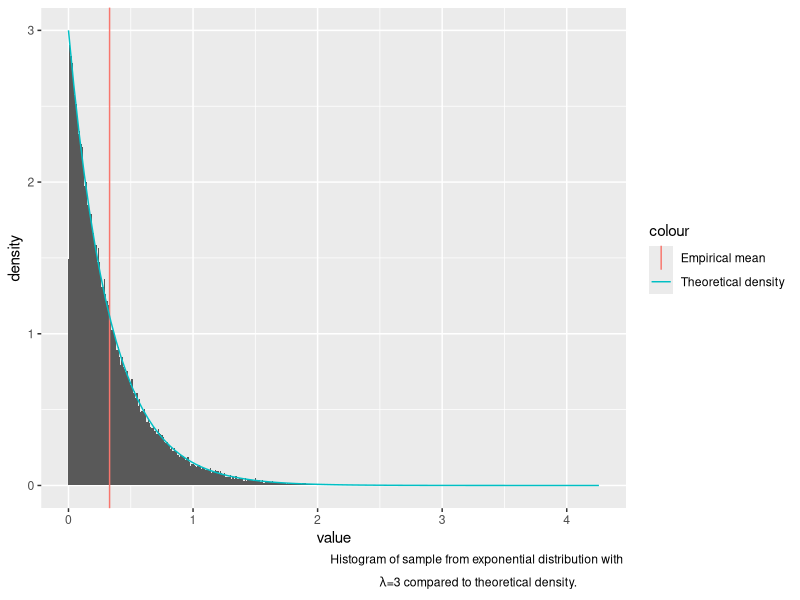
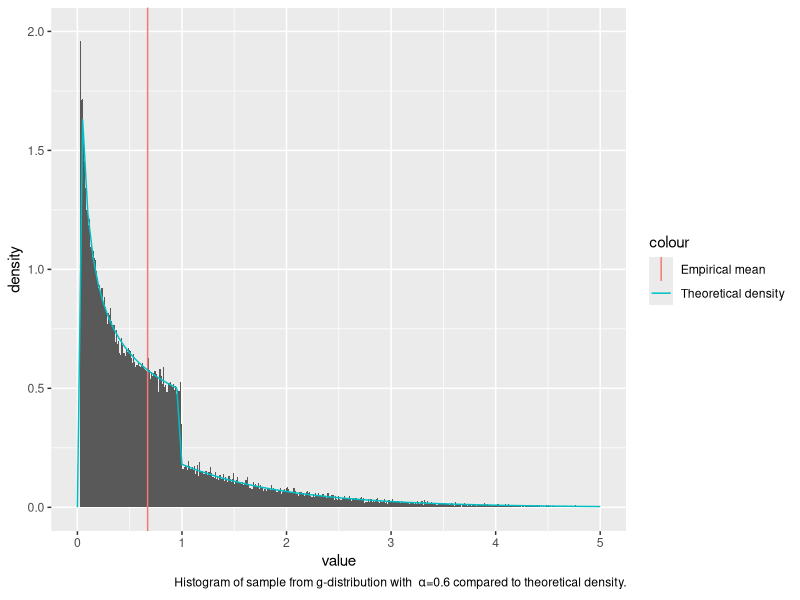
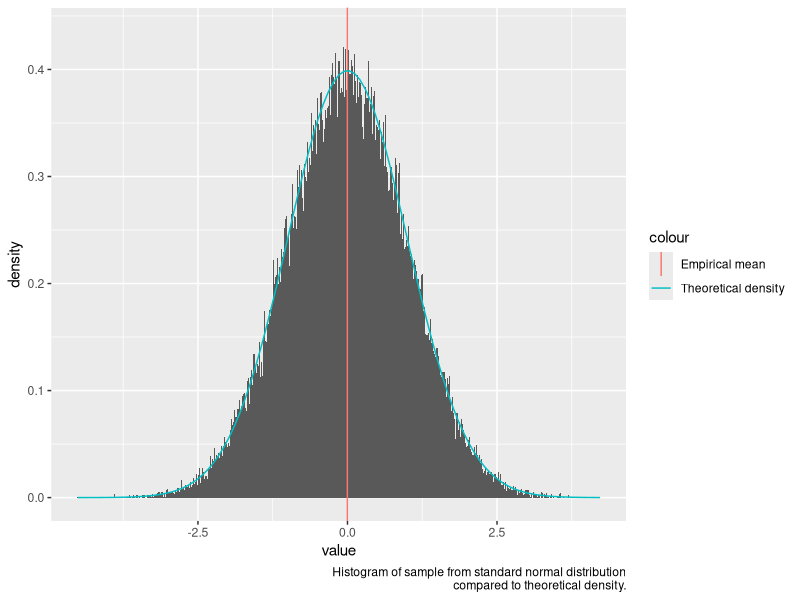
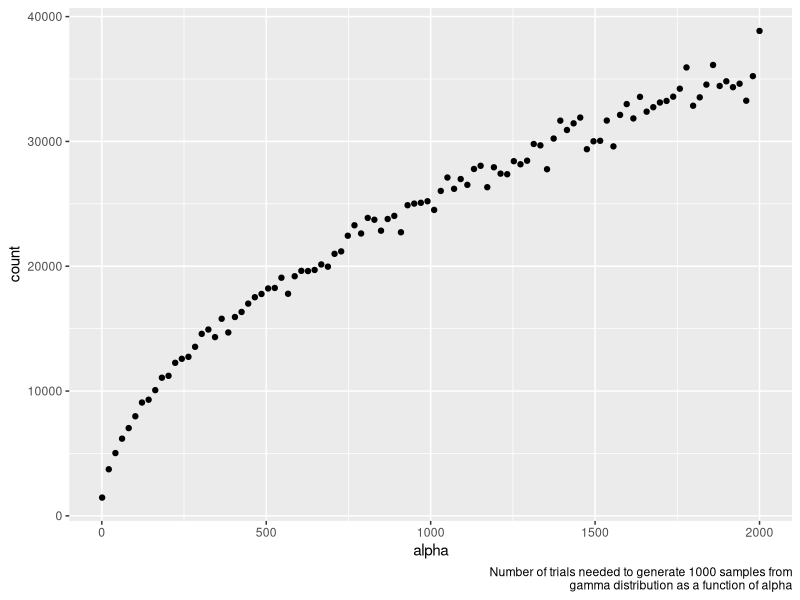
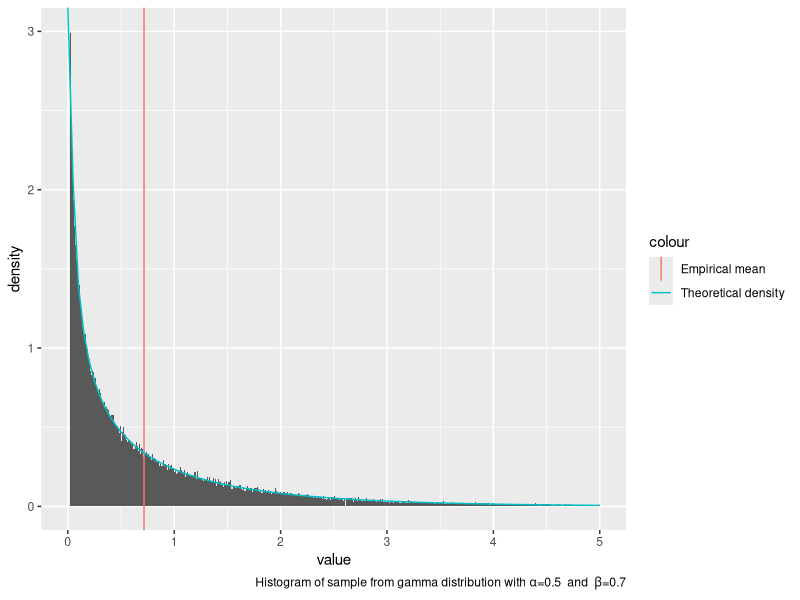
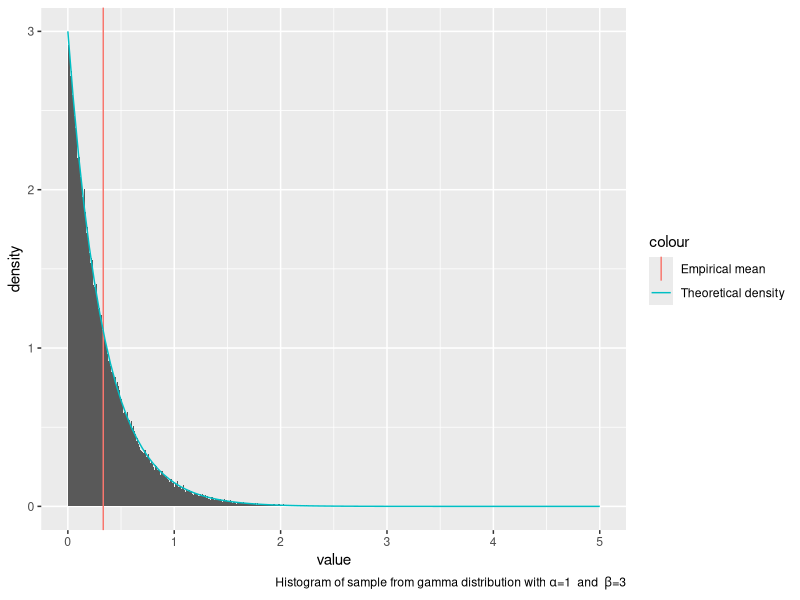
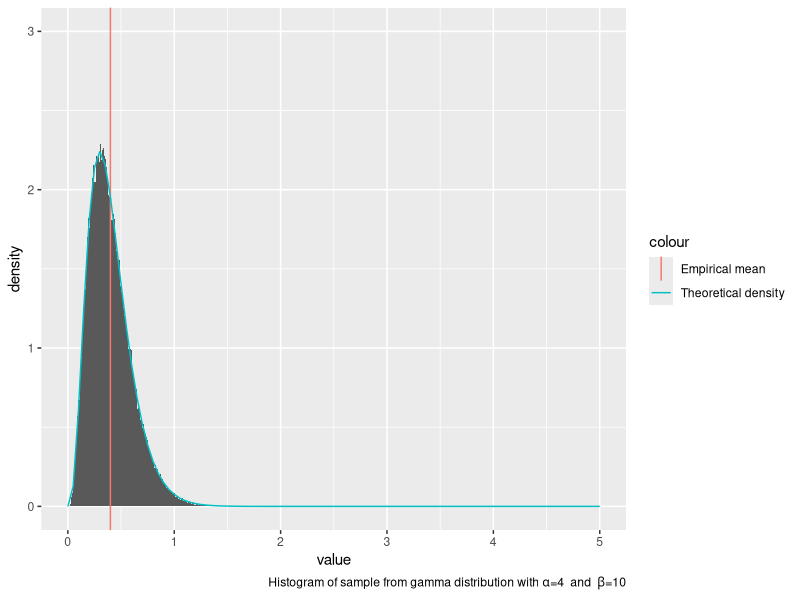
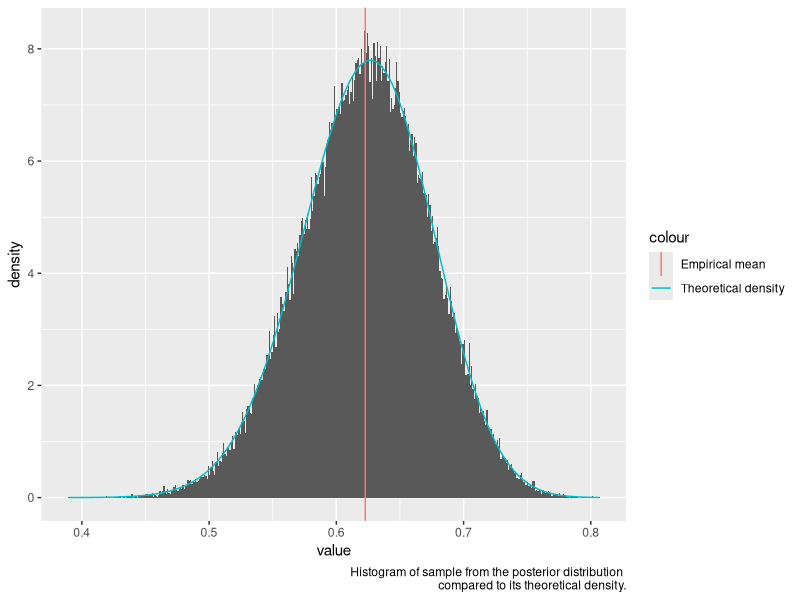

The R source for these figures, in order:
## ---- chunk 1
knitr::opts_chunk$set(echo = TRUE)
## ---- chunk 2
library(tidyverse)
## ---- chunk 3
#This function returns a vector of n independent samples from the exponential distribution
#with rate parameter lam, generated from the inverse cumulative distribution. 
random.exp <- function(n,lam){
  return(-1/lam * log(runif(n)))
}
## ---- chunk 4
#Function for comparing empirical mean and variance with theoretical values
#n=number of samples, func=sampling function, arg=arguments to func
#amean and avar=analytical mean and variance
test.function <- function(n,func,arg,amean,avar){
  exs.sample=func(n,arg)
  cat("Empirical mean:", mean(exs.sample), "Analytical mean:",amean, "\n")
  cat("Empirical variance:", var(exs.sample), "Analytical variance:",avar,"\n")
}

#Make histogram of sample
lam <- 3
sample.exp <- enframe(random.exp(100000,lam))

ggplot() +
  geom_histogram(
    data = data.frame(sample.exp),
    mapping = aes(x=value, y=..density..),
    binwidth = 0.01
  ) +
  geom_vline(
    aes(xintercept=mean(sample.exp$value),
        col='Empirical mean')
  ) +
  stat_function(
    fun = dexp,
    args = list(rate=lam),
    aes(col='Theoretical density')
  ) +
  labs(
    caption = expression(atop("Histogram of sample from exponential distribution with ",
                         paste(lambda*"=3 compared to theoretical density.")))
  )
## ---- chunk 5
test.function(10000,random.exp,lam,1/lam,1/lam^2)

## ---- chunk 6

#Function for normalising constant in g distribution given parameter a (=alpha).
c.g <- function(a){
  return (a*exp(1)/(a+exp(1)))
}

#Normalised density function for g
#Used only to compare with histogram
g <- function(x, a) {
  c <- c.g(a)
  out <- rep(0, length(x))
  left <- 0 < x & x < 1
  right <- 1 <= x
  out[left] <- c * (x[left] ^ (a - 1))
  out[right] <- c * exp(-x[right])
return(out)
}

#This function returns a vector of n independent samples from the g distribution with
#parameter a (=alpha), generated from the inverse cumulative distribution. 
random.g <- function(n,a){
  c <- c.g(a) #Normalising constant
  u <- runif(n)
  x <- rep(0,n)
  for (i in 1:n){
    if (u[i]<c/a){
      x[i] <- (a*u[i]/c)^(1/a)
    }
    else{
      x[i] <- (-log(1/a + exp(-1) - u[i]/c))
    }
  }
  return(x)
}

## ---- chunk 7

#Testing sampling function with n=10000 samples
a <- .6 #parameter
c <- c.g(a) #normalising constant
g.mean <- c/(a+1)+2*c*exp(-1) #analytical mean
g.var <- c*(1/(a+2)+ 5*exp(-1)) - g.mean^2 #analytical variance
test.function(10000,random.g,a,g.mean,g.var)
## ---- chunk 8
#Making histogram of sample from g
sample.g <- enframe(random.g(100000,a))

ggplot() +
  geom_histogram(
    data = data.frame(sample.g),
    mapping = aes(x=value, y=..density..),
    binwidth = 0.01,
    na.rm = TRUE
  ) +
  geom_vline(
    aes(xintercept=mean(sample.g$value),
        col='Empirical mean')
  ) +
  stat_function(
    fun = g,
    args = list(a=a),
    aes(col='Theoretical density')
  ) +
  ylim(0,2) +
  xlim(0,5) +
    labs(
      caption = bquote("Histogram of sample from g-distribution with "
                       ~alpha*"=0.6 compared to theoretical density.")
    )
## ---- chunk 9
#This function returns a vector of n independent samples from the standard normal
#distribution, generated by the Box-Müller algorithm
random.norm <- function(n){
  x1 <- runif(n)*2*pi
  x2 <- random.exp(n,.5)
  return(sqrt(x2)*cos(x1))
}

#Testing sampling function for standard normal distribution
sample.normal=enframe(random.norm(100000))
cat("Empirical mean:", mean(sample.normal$value), "Analytical mean:",0.0, "\n")
cat("Empirical variance:", var(sample.normal$value), "Analytical variance:",1.0,"\n")

ggplot() +
  geom_histogram(
    data = sample.normal,
    mapping = aes(x=value, y=..density..),
    binwidth = 0.01
  ) +
  geom_vline(
    aes(xintercept=mean(sample.normal$value),
        col='Empirical mean')
  ) +
  stat_function(
    fun = dnorm,
    aes(col='Theoretical density')
  ) +
  labs(
    caption = "Histogram of sample from standard normal distribution
              compared to theoretical density."
  )

## ---- chunk 10
#This function returns a sample from the d-variate normal distribution with mean mu
#and covariance S, transformed from standard normal samples. 
random.multinorm <- function(d,mu,S){
  x <- random.norm(d)
  A <- t(chol(S)) #transpose to get lower triangular cholesky matrix
  return(mu + A%*%x)
}

#Testing d-variate normal distribution sampler with 10000 samples
d = 3
N = 10000
sigma <- cbind(c(3,1,0), c(1,3,1), c(0,1,3)) #if d=3
mu <- seq(1,d)
multinormal.sample <- matrix(NA,N,d)
for (i in 1:N){
  multinormal.sample[i,] <- random.multinorm(d, mu, sigma)
}
#Theoretical mean vector:
mu
#Empirical mean vector:
colMeans(multinormal.sample)
#Empirical covariance matrix:
sigma
#Theoretical covariance matrix:
var(multinormal.sample)
## ---- chunk 11
#Acceptance probability
accept_prob <- function(x,a){ 
  if (x<1)
      return (exp(-x))
    else 
      return (x^(a-1))
}
## ---- chunk 12
#This function returns a vector of n independent samples from the gamma distribution
#with 0<a<1, beta=1, generated by the Rejection sampling
random.gamma1 <- function(n,a){ 
  x=rep(0,n)
  for (i in 1:n){
    finish = 0
    while(finish==0){  
      # Sample from the proposal distribution, g(x) (x>=0)
      sample.x = random.g(1,a)
      # Compute the acceptance probability alpha
      alpha=accept_prob(sample.x,a)
      # Generate a helping variable U from a uniform(0,1)
      u = runif(1, 0, 1)
      # Check if we accept it
      if(u <= alpha){
        x[i]=sample.x
        finish=1
      }
    }
  }
  return (x)
}

#Testing function for gamma sampling with 0<alpha<1 and 10000 samples
alpha=0.5
test.function(10000,random.gamma1,alpha,alpha,alpha)
## ---- chunk 13
logf <- function(u,alpha){ #log of f* with u=log(x)
  return (u*(alpha-1)-exp(u))
}

#This function sample from the distribution of log(x), using
#the inverse of the cumulative distribution. 
sample <- function(ab){ 
  u=log(runif(1,0,1))
  return (ab+u)
}
## ---- chunk 14
#This function returns a vector of n independent samples from the gamma distribution
#with a>1, beta=1, generated by the ratio of uniforms method on log-scale. 
random.gamma2 <- function(n,alpha){
  count=0 #count how many tries the algorithm needs to generate n realisations
  x=rep(0,n)
  a=(alpha-1)/2*(log(alpha-1)-1) #log(a)
  b=(alpha+1)/2*(log(alpha+1)-1) #log(b+)
  for (i in 1:n){
    inside=FALSE
    while (inside==FALSE){
      u1=sample(a) 
      u2=sample(b) 
      u=u2-u1
      test=0.5*logf(u,alpha)
      inside=test>=u1 
      count=count+1
    }
    x[i] = u
  }
  vec=c(count,exp(x)) #count + n realisations
}

#Testing gamma sampler with alpha>1 and 1000 samples
alpha=2000
ex.gamma2=random.gamma2(1000,alpha)
cat("Empirical mean:",mean(ex.gamma2[-1]), "Analytical mean:",alpha, "\n")
cat("Empirical variance:", var(ex.gamma2[-1]), "Analytical variance:",alpha,"\n")
## ---- chunk 15
#Generate a plot with values of alpha on the x-axis and the number of tries used
#on the y-axis. 
plot.count <- function(nsample, n){
  count=rep(0,n)
  alpha=seq(1.01,2000,length.out=n)
  for (i in 1:n){
    a=alpha[i]
    c=random.gamma2(nsample,a)[1]
    count[i]=c
  }
  return(cbind(alpha,count))
}
num.trials <- plot.count(1000, 100)
num.trials.frame <- data.frame(num.trials)
ggplot() +
  geom_point(
    data=num.trials.frame,
    mapping = aes(x=alpha, y=count)
  ) +
  labs(
    caption = "Number of trials needed to generate 1000 samples from
    gamma distribution as a function of alpha"
  )
  
## ---- chunk 16
#This function returns a vector of n independent samples from the gamma distribution
#with parameters alpha and beta. 
random.gamma <- function(n, alpha, beta){
  if (alpha==1){
    x=random.exp(n,alpha) #sample from exponential distribution
  }
  else if (alpha<1){
    x=random.gamma1(n,alpha) 
  }
  else {
    x=random.gamma2(n,alpha)[-1] #ignoring the first element, which is the number of tries
  }
  return (x/beta) #Transform from x-Ga(alpha,1) to x/beta-Ga(alpha,beta)
}

#Generic function for testing complete gamma sampling function
test.gamma <- function(n,alpha, beta){
  ex.gamma=random.gamma(n,alpha,beta)
  amean=alpha/beta #analytical mean
  avar=alpha/beta^2 #analytical variance
  cat("Empirical mean:", mean(ex.gamma), "Analytical mean:",amean, "\n")
  cat("Empirical variance:", var(ex.gamma), "Analytical variance:",avar,"\n")
}

#Genereric function for plotting histogram and density of gamma distribution
plot.gamma <- function(n,alphav,betav){
  sample.gamma <- enframe(random.gamma(n,alpha=alphav,beta=betav))
  ggplot() +
    geom_histogram(
      data = data.frame(sample.gamma),
      mapping = aes(x=value, y=..density..),
      binwidth = 0.01,
      boundary = 0,
      na.rm = TRUE
    ) +
    geom_vline(
      aes(xintercept=mean(sample.gamma$value),
          col='Empirical mean')
    ) +
    stat_function(
      fun = partial(dgamma, shape=alphav, rate=betav),
      aes(col='Theoretical density')
    ) +
    ylim(0,3) +
    xlim(0,5) +
    labs(
      caption = bquote("Histogram of sample from gamma distribution with"
                       ~ alpha *"="* .(alphav) ~ " and "
                       ~ beta *"="* .(betav))
    )
}
#Testing for each of the three cases
test.gamma(100000,0.5,0.7)
test.gamma(100000,1,3)
test.gamma(100000,4,10)

plot.gamma(100000,0.5,0.7)
plot.gamma(100000,1,3)
plot.gamma(100000,4,10)

## ---- chunk 17
#This function generates one realisation from Dirichlet distribution with
#parameter vector alpha.
random.dirichlet <- function(alpha){
  K <- length(alpha)
  z <- rep(0,K)
  for (i in 1:K)
    z[i] <- random.gamma(1,alpha[i],1) #n,shape,rate
  v <- sum(z)
  return (z/v)
}

#Generating Dirichlet samples with K=5
N_dir <- 10000
alpha <- c(.1, .5, .1, .3, .8)
K <- length(alpha)
dirichlet.sample <- matrix(1,N_dir,K)
for (i in 1:N_dir){
  dirichlet.sample[i,] <- random.dirichlet(alpha)
}
## ---- chunk 18
alphasum <- sum(alpha)
#Empirical mean
colMeans(dirichlet.sample)
#Analytical mean
alpha1 <- alpha/alphasum
alpha1
#Empirical variance
diag(var(dirichlet.sample))
#Analytical variance
alpha1*(1-alpha1)/(1+alphasum)
## ---- chunk 19
f <- function(theta){ #The proportional function
  return ((2+theta)^125*(1-theta)^(18+20)*theta^34) 
}

#Find the maxima of the proportional function 
res = optimise(f, interval = c(0,1),maximum=TRUE) 
maxima=res$objective

new_f <- function(theta){ #Normalised density function
  return (f(theta)/as.numeric(integrate(f,0,1)[1])) 
}

theta_new_f <- function(theta){ #theta*normalised function
  return (theta*new_f(theta))
}

posterior <- function(theta){ #proportional function with prior beta(1,5)
  return(f(theta)*(1-theta)^4)
}

posterior.normalised <- function(theta){ #normalised function with prior beta(1,5)
  posterior(theta)/as.numeric(integrate(posterior,0,1)[1])
}

theta_new_f_g <- function(theta){ #theta*normalised function with prior beta(1,5)
  return (theta*posterior.normalised(theta))
}
## ---- chunk 20
#This algorithm simulate from f(theta|y) using a uniform density as the proposal
#density, rejection sampling.
random.multinomial <- function(n){
  x.out <- rep(NA,n)
  tries <- 0
  for (i in 1:n){
    finished <- FALSE
    c <- maxima #res$objective
    while(!finished){
      x <- runif(1) #sample from the proposal distribution, U(0,1)
      alpha <- f(x) / c #compute the acceptance probability alpha
      u <- runif(1) #generate a helping variable U from a uniform(0,1)
      if (u <= alpha){ #Check if we accept it 
        finished <- TRUE
      }
      tries=tries+1 #count how many random numbers the algorithm generates
    }
    x.out[i] <- x #appending the values that get accepted (u<=alpha)
  }
  return(list(theta = x.out, tries = tries))
}
## ---- chunk 21
M=10000
sample.multinomial <- random.multinomial(M)
tries <- sample.multinomial$tries
cat("Estimated posterior mean:", mean(sample.multinomial$theta), "\n")
## ---- chunk 22
expected_mean=integrate(theta_new_f,0,1) 
cat("Expected posterior mean:", expected_mean$value, "\n")

sample.multinomial <- enframe(random.multinomial(100000)$theta)

ggplot() +
    geom_histogram(
      data = data.frame(sample.multinomial),
      mapping = aes(x=value, y=..density..),
      binwidth = 0.001,
      boundary = 0,
      na.rm = TRUE
    ) +
    geom_vline(
      aes(xintercept=mean(sample.multinomial$value),
          col='Empirical mean')
    ) +
    stat_function(
      fun = new_f,
      aes(col='Theoretical density')
    ) +
    labs(
      caption = "Histogram of sample from the posterior distribution 
                           compared to its theoretical density."
    )
## ---- chunk 23
average_theta_tries <- tries /M
cat("Average random numbers generated to obtain one sample:", average_theta_tries,"\n")
## ---- chunk 24
c=optimize(new_f,interval = c(0,1),maximum=TRUE)$objective
cat("Expected random numbers generated to obtain one sample:", c, "\n")
## ---- chunk 25
importance_sampling <- function(n){ 
  theta <- random.multinomial(n)$theta #samples from f(theta|y) with rejection sampling
  w=(1-theta)^4 #importance weight
  mu <- sum(theta*w)/sum(w) #self-normalizing 
  return(mu)
}

mu.estimate <- importance_sampling(10000)
mu.estimate
expected_mean=integrate(theta_new_f_g,0,1) 
expected_mean
